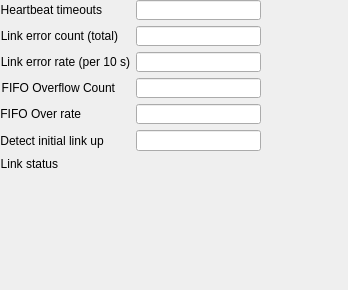
<?xml version="1.0" encoding="UTF-8"?>
<ui version="4.0">
 <class>Form</class>
 <widget class="QWidget" name="Form">
  <property name="geometry">
   <rect>
    <x>0</x>
    <y>0</y>
    <width>348</width>
    <height>290</height>
   </rect>
  </property>
  <property name="windowTitle">
   <string>Form</string>
  </property>
  <widget class="QWidget" name="formLayoutWidget">
   <property name="geometry">
    <rect>
     <x>0</x>
     <y>0</y>
     <width>261</width>
     <height>171</height>
    </rect>
   </property>
   <layout class="QFormLayout" name="formLayout">
    <property name="fieldGrowthPolicy">
     <enum>QFormLayout::AllNonFixedFieldsGrow</enum>
    </property>
    <item row="0" column="0">
     <widget class="QLabel" name="label_16">
      <property name="text">
       <string>Heartbeat timeouts</string>
      </property>
      <property name="alignment">
       <set>Qt::AlignRight|Qt::AlignTrailing|Qt::AlignVCenter</set>
      </property>
     </widget>
    </item>
    <item row="0" column="1">
     <widget class="caLineEdit" name="calineedit_6">
      <property name="toolTip">
       <string>Number of times the hardware heartbeat timer has expired. This indicates that the EVG is not sending event code 122.</string>
      </property>
      <property name="channel" stdset="0">
       <string notr="true">$(EVR):Cnt-LinkTimo-I</string>
      </property>
     </widget>
    </item>
    <item row="1" column="0">
     <widget class="QLabel" name="label_18">
      <property name="text">
       <string>Link error count (total)</string>
      </property>
      <property name="alignment">
       <set>Qt::AlignRight|Qt::AlignTrailing|Qt::AlignVCenter</set>
      </property>
     </widget>
    </item>
    <item row="1" column="1">
     <widget class="caLineEdit" name="calineedit_7">
      <property name="channel" stdset="0">
       <string notr="true">$(EVR):Cnt-RxErr-I</string>
      </property>
     </widget>
    </item>
    <item row="3" column="0">
     <widget class="QLabel" name="label_19">
      <property name="text">
       <string>FIFO Overflow Count</string>
      </property>
      <property name="alignment">
       <set>Qt::AlignRight|Qt::AlignTrailing|Qt::AlignVCenter</set>
      </property>
     </widget>
    </item>
    <item row="3" column="1">
     <widget class="caLineEdit" name="calineedit_8">
      <property name="toolTip">
       <string>The number of hardware event buffer overflows.</string>
      </property>
      <property name="channel" stdset="0">
       <string notr="true">$(EVR):Cnt-HwOflw-I</string>
      </property>
     </widget>
    </item>
    <item row="4" column="0">
     <widget class="QLabel" name="label_20">
      <property name="text">
       <string>FIFO Over rate</string>
      </property>
      <property name="alignment">
       <set>Qt::AlignRight|Qt::AlignTrailing|Qt::AlignVCenter</set>
      </property>
     </widget>
    </item>
    <item row="4" column="1">
     <widget class="caLineEdit" name="calineedit_9">
      <property name="toolTip">
       <string>Overflows in all of the per-event software buffers. This indicates that the period between successive events is shorter then the runtime of the code that it causes.</string>
      </property>
      <property name="channel" stdset="0">
       <string notr="true">$(EVR):Cnt-SwOflw-I</string>
      </property>
     </widget>
    </item>
    <item row="5" column="0">
     <widget class="QLabel" name="label_21">
      <property name="text">
       <string>Detect initial link up </string>
      </property>
      <property name="alignment">
       <set>Qt::AlignRight|Qt::AlignTrailing|Qt::AlignVCenter</set>
      </property>
      <property name="wordWrap">
       <bool>true</bool>
      </property>
     </widget>
    </item>
    <item row="5" column="1">
     <widget class="caLineEdit" name="calineedit_10">
      <property name="channel" stdset="0">
       <string notr="true">$(EVR):Link-Init-FO_</string>
      </property>
     </widget>
    </item>
    <item row="6" column="0">
     <widget class="QLabel" name="label_17">
      <property name="text">
       <string>Link status</string>
      </property>
      <property name="alignment">
       <set>Qt::AlignRight|Qt::AlignTrailing|Qt::AlignVCenter</set>
      </property>
     </widget>
    </item>
    <item row="2" column="0">
     <widget class="QLabel" name="label_22">
      <property name="text">
       <string>Link error rate (per 10 s)</string>
      </property>
      <property name="alignment">
       <set>Qt::AlignRight|Qt::AlignTrailing|Qt::AlignVCenter</set>
      </property>
     </widget>
    </item>
    <item row="2" column="1">
     <widget class="caLineEdit" name="calineedit_11">
      <property name="channel" stdset="0">
       <string notr="true">$(EVR):Cnt-RxErr-Rate_</string>
      </property>
      <property name="colorMode">
       <enum>caLineEdit::Alarm_Default</enum>
      </property>
      <property name="alarmHandling">
       <enum>caLineEdit::onBackground</enum>
      </property>
     </widget>
    </item>
   </layout>
  </widget>
  <widget class="caLed" name="caled">
   <property name="geometry">
    <rect>
     <x>160</x>
     <y>140</y>
     <width>20</width>
     <height>20</height>
    </rect>
   </property>
   <property name="rectangular">
    <bool>false</bool>
   </property>
   <property name="channel" stdset="0">
    <string notr="true">$(EVR):Link-Sts</string>
   </property>
   <property name="falseColor">
    <color>
     <red>255</red>
     <green>0</green>
     <blue>0</blue>
    </color>
   </property>
   <property name="trueColor">
    <color>
     <red>0</red>
     <green>205</green>
     <blue>0</blue>
    </color>
   </property>
   <property name="undefinedColor">
    <color>
     <red>255</red>
     <green>255</green>
     <blue>255</blue>
    </color>
   </property>
  </widget>
 </widget>
 <customwidgets>
  <customwidget>
   <class>caLed</class>
   <extends>QWidget</extends>
   <header>caLed</header>
  </customwidget>
  <customwidget>
   <class>caLineEdit</class>
   <extends>QLineEdit</extends>
   <header>caLineEdit</header>
  </customwidget>
 </customwidgets>
 <resources/>
 <connections/>
</ui>
